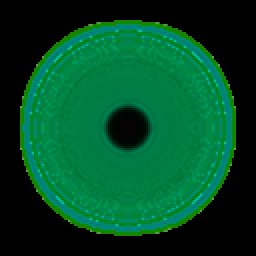
#> input picture template-matching/cursor.png, 128 x 128 px (shown 2 times larger)
$ python -i templateMatch.py   (imports and definitions only)
#> lines starting #> are read from the running program, lines starting #| are printed output that depends on the picture
import cv2
import numpy as np

# get image data from getData and pass through into this function to get coordinates
def temp_match(input_img):
    # cursor image is read converted to grayscale after reading to match with the image passed into the function
    cursor_img = cv2.imread('C:/Users/joshu/Desktop/Projects/Python/osu-ai/template-matching/cursor.png', cv2.IMREAD_UNCHANGED)
    #cursor_img = cv2.cvtColor(cursor_img, cv2.COLOR_BGR2HSV )
    cursor_img = cv2.cvtColor(cursor_img, cv2.COLOR_BGR2GRAY) # COLOR_BGRA2RGB
    cursor_img = cv2.resize(cursor_img, (40,40), interpolation = cv2.INTER_AREA)
    #input_img = cv2.cvtColor(input_img, cv2.COLOR_BGR2GRAY) # COLOR_BGR2GRAY, IMREAD_GRAYSCALE


    result = cv2.matchTemplate(input_img, cursor_img, cv2.TM_CCOEFF_NORMED)

    # max loc returns top left coordinate of template that is being matched
    min_val, max_val, min_loc, max_loc = cv2.minMaxLoc(result)

    # returns tuple containing coordinates
    return max_loc

#print(temp_match())

>>> import cv2
>>> picture = cv2.imread('../template-matching/cursor.png', cv2.IMREAD_GRAYSCALE)
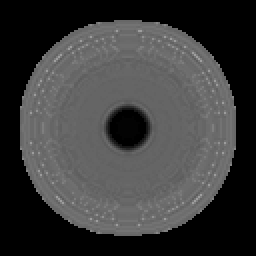
#> picture: shape (128, 128) (shown 2 times larger); min 0, max 159, mean 59
>>> result = temp_match(picture)
#> in temp_match, `cursor_img = cv2.cvtColor(cursor_img, cv2.COLOR_BGR2GRAY)`:
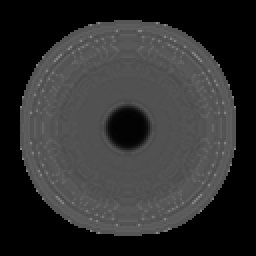
#> cursor_img: shape (128, 128) (shown 2 times larger); min 0, max 133, mean 47.7
#> in temp_match, `cursor_img = cv2.resize(cursor_img, (40,40), interpolation = cv2.INTER..`:
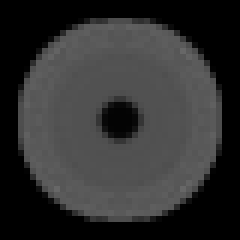
#> cursor_img: shape (40, 40) (shown 6 times larger); min 0, max 103, mean 47.8
#> in temp_match, `result = cv2.matchTemplate(input_img, cursor_img, cv2.TM_CCOEFF_NORMED)`:
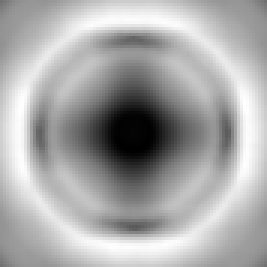
#> result: shape (89, 89) float32 (shown 3 times larger); min -0.397, max 0.411, mean 0.138; drawn with min black and max white
#> in temp_match, `min_val, max_val, min_loc, max_loc = cv2.minMaxLoc(result)`: min_val = -0.397; max_val = 0.411; min_loc = (46, 49); max_loc = (81, 34)
#> result = (81, 34)
